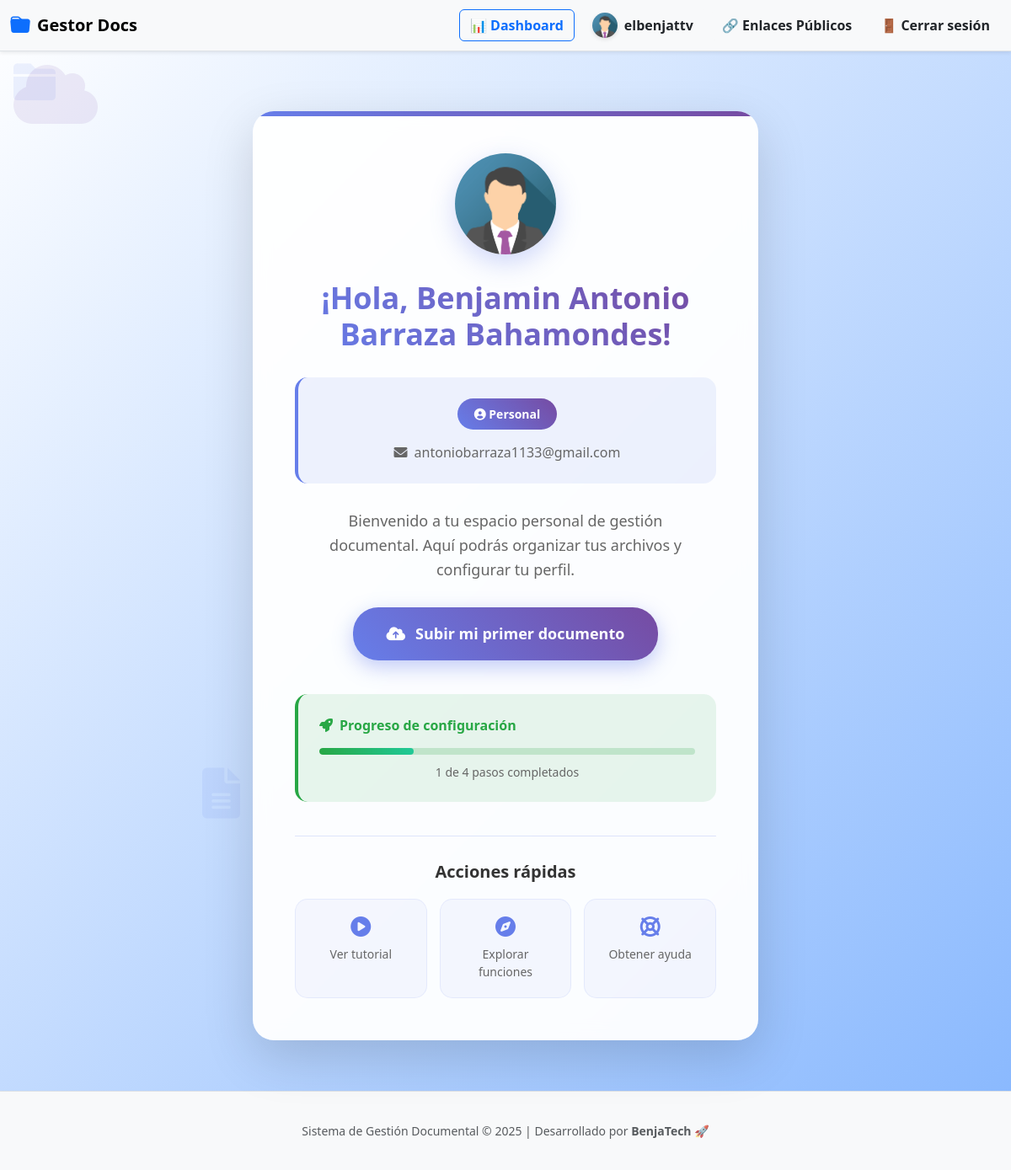
Before: /dashboard/personal/ (signed in) with the older database file.
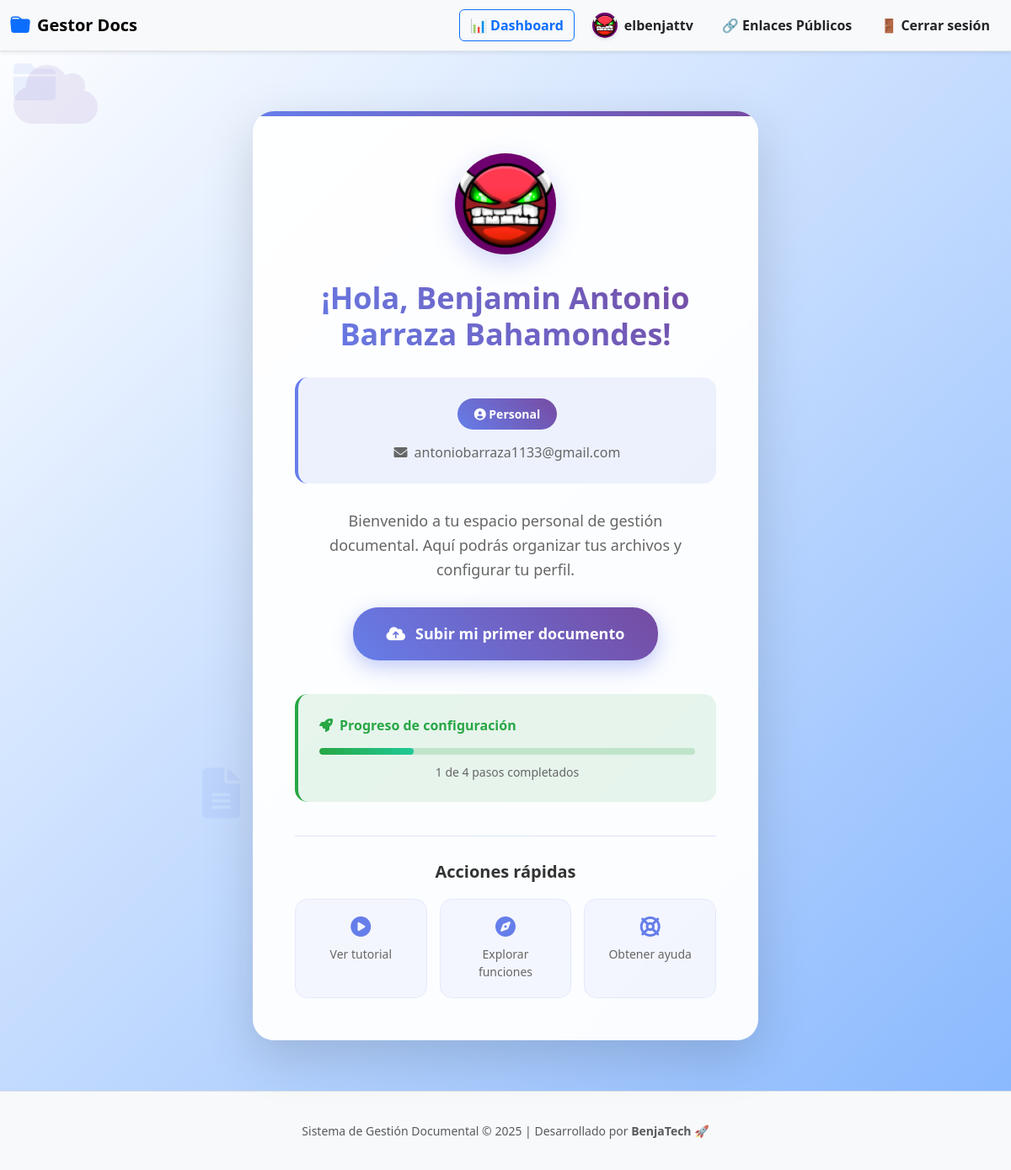
After: the same page with the newer database file.
### usuarios/models.py (models this page shows, shortened)
class PerfilUsuario(models.Model):
    user = models.OneToOneField(User, on_delete=models.CASCADE)
    tipo_cuenta = models.CharField(max_length=20, choices=TIPO_CUENTA_CHOICES)
    foto_perfil = models.ImageField(upload_to='avatars/', blank=True, null=True)

### dashboard/views.py (the view)
# urls.py: path('personal/', views.vista_personal, name='vista_personal'),
@login_required
def vista_personal(request):
    return render(request, 'dashboard/personal_home.html', {
        'nombre': request.user.get_full_name(),
        'correo': request.user.email,
        'tipo': request.user.perfilusuario.tipo_cuenta
    })

### dashboard/templates/dashboard/personal_home.html (shortened to what this page needs)
{% extends 'documentos/base.html' %}
{% load static %}
{% block body_class %}dashboard-personal{% endblock %}
{% block content %}
<link href="https://cdnjs.cloudflare.com/ajax/libs/font-awesome/6.0.0/css/all.min.css" rel="stylesheet">
<div class="floating-element">
  <i class="fas fa-file-alt" style="font-size: 60px; color: #667eea;"></i>
</div>
<div class="floating-element">
  <i class="fas fa-cloud" style="font-size: 80px; color: #764ba2;"></i>
</div>
<div class="floating-element">
  <i class="fas fa-folder" style="font-size: 50px; color: #667eea;"></i>
</div>
<div class="container">
  <main class="main-content">
    <div class="welcome-card">
    {% with request.user.perfilusuario as perfil %}
        {% if perfil.foto_perfil %}
            <img src="{{ perfil.foto_perfil.url }}" alt="Foto de perfil" class="user-avatar-large">
        {% else %}
            <img src="{% static 'img/default-avatar.png' %}" alt="Avatar por defecto" class="user-avatar-large">
        {% endif %}
    {% endwith %}
      <h1 class="welcome-title">¡Hola, {{ user.get_full_name|default:"Usuario" }}!</h1>
      <div class="account-info">
        <div class="account-type">
          <i class="fas fa-user-circle"></i> Personal
        </div>
        <div class="account-email">
          <i class="fas fa-envelope"></i> {{ user.email }}
        </div>
      </div>
      <p class="welcome-message">
        Bienvenido a tu espacio personal de gestión documental. Aquí podrás organizar tus archivos y configurar tu perfil.
      </p>
      <button class="action-button" onclick="uploadFirstDocument()">
        <i class="fas fa-cloud-upload-alt"></i> Subir mi primer documento
      </button>
      <div class="progress-section">
        <div class="progress-title">
          <i class="fas fa-rocket"></i> Progreso de configuración
        </div>
        <div class="progress-bar">
          <div class="progress-fill"></div>
        </div>
        <div class="progress-text">1 de 4 pasos completados</div>
      </div>
      <div class="quick-actions">
        <h3 class="quick-actions-title">Acciones rápidas</h3>
        <div class="quick-actions-grid">
          <div class="quick-action-item" onclick="showTutorial()">
            <div class="quick-action-icon"><i class="fas fa-play-circle"></i></div>
            <div class="quick-action-text">Ver tutorial</div>
          </div>
          <div class="quick-action-item" onclick="exploreFeatures()">
            <div class="quick-action-icon"><i class="fas fa-compass"></i></div>
            <div class="quick-action-text">Explorar funciones</div>
          </div>
          <div class="quick-action-item" onclick="contactSupport()">
            <div class="quick-action-icon"><i class="fas fa-life-ring"></i></div>
            <div class="quick-action-text">Obtener ayuda</div>
          </div>
        </div>
      </div>
    </div>
  </main>
</div>
{% endblock %}

### documentos/templates/documentos/base.html (shortened to what this page needs)
{% load static %}
<link href="https://cdn.jsdelivr.net/npm/bootstrap@5.3.2/dist/css/bootstrap.min.css" rel="stylesheet">
<link href="https://cdn.jsdelivr.net/npm/bootstrap-icons@1.10.5/font/bootstrap-icons.css" rel="stylesheet">
</head>
<body class="d-flex flex-column min-vh-100 {% block body_class %}{% endblock %}">
<nav class="navbar navbar-expand-lg navbar-light bg-light border-bottom fixed-top shadow-sm">
  <div class="container-fluid">
    <a class="navbar-brand d-flex align-items-center" href="{% url 'documentos:home' %}">
        <i class="bi bi-folder-fill" style="font-size: 1.5rem; color: #0d6efd;"></i>
        <span class="ms-2 fw-bold">Gestor Docs</span>
    </a>
    <div class="collapse navbar-collapse justify-content-end" id="navbarContenido">
      {% if user.is_authenticated %}
        <div class="d-lg-flex align-items-center gap-2 nav-mobile-group mt-2 mt-lg-0">
          <a href="{% url 'dashboard:dashboard' %}" class="btn btn-outline-primary fw-semibold d-flex align-items-center justify-content-center gap-2">
            📊 Dashboard
          </a>
          {% with request.user.perfilusuario as perfil %}
            <a href="{% url 'usuarios:perfil' %}" class="btn btn-light text-dark fw-semibold d-flex align-items-center justify-content-center gap-2">
                {% if perfil.foto_perfil %}
                    <img src="{{ perfil.foto_perfil.url }}" alt="Foto perfil" class="navbar-avatar">
                {% else %}
                    <img src="{% static 'img/default-avatar.png' %}" alt="Avatar por defecto" class="navbar-avatar">
                {% endif %}
                {{ user.username }}
            </a>
          {% endwith %}
          <a href="{% url 'documentos:mis_enlaces' %}" class="btn btn-light text-dark fw-semibold d-flex align-items-center justify-content-center gap-2">
            🔗 Enlaces Públicos
          </a>
          <form method="post" action="{% url 'usuarios:logout' %}">
            <button type="submit" class="btn btn-light text-dark fw-semibold d-flex align-items-center justify-content-center gap-2">
              🚪 Cerrar sesión
            </button>
          </form>
        </div>
      {% endif %}
    </div>
  </div>
</nav>
<main class="container-fluid px-3 flex-grow-1 mt-5 pt-4">
  {% block content %}
  {% endblock %}
</main>
<footer class="bg-light text-center text-muted py-3 border-top mt-auto shadow-sm">
  <div class="container">
    <small>
      Sistema de Gestión Documental © {% now "Y" %} | Desarrollado por <strong>BenjaTech 🚀</strong>
    </small>
  </div>
</footer>
</body>
</html>

Changed rows visible on the page:
now on this page (row edited): PerfilUsuario: foto_perfil (picture)
